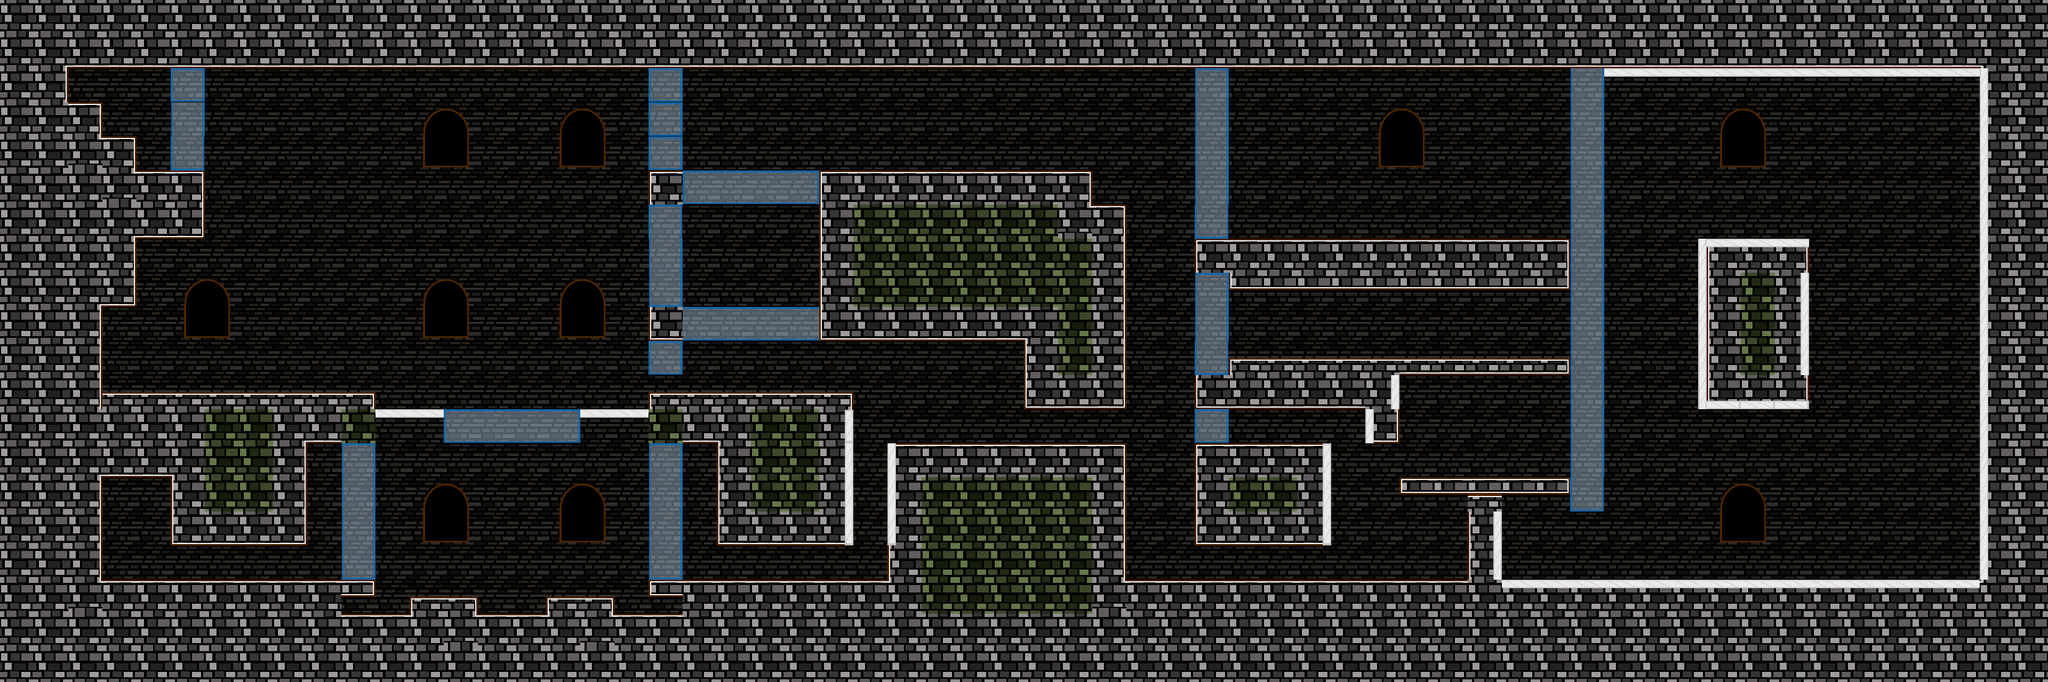

This is a level from a 2D game, rendered from its Tiled map with the project's own tilesets. A one-line summary and the map file follow, with tile-layer data summarised:
An orthogonal 60x20 tile map with 64x64 px tiles, 6 tile layers (background, midground, foreground, half_tiles, ...) and 33 objects.

<map version="1.0" orientation="orthogonal" width="60" height="20" tilewidth="64" tileheight="64">
 <tileset firstgid="1" name="brick_tiles" tilewidth="64" tileheight="64">
  <image source="../tilesets/brick_tiles.png" width="576" height="512" />
 </tileset>
 <layer name="background" width="60" height="20">
  <properties>
   <property name="nocollides" value="true" />
   <property name="tileset" value="brick_tiles" />
  </properties>
  <data>[1200 cells, 1200 non-empty, 6 distinct tile ids]</data>
 </layer>
 <layer name="midground" width="60" height="20">
  <properties>
   <property name="tileset" value="brick_tiles" />
  </properties>
  <data>[1200 cells, 559 non-empty, 21 distinct tile ids]</data>
 </layer>
 <layer name="foreground" width="60" height="20">
  <properties>
   <property name="tileset" value="brick_tiles" />
  </properties>
  <data>[1200 cells, 1 non-empty, 1 distinct tile ids]</data>
 </layer>
 <layer name="half_tiles" width="60" height="20">
  <properties>
   <property name="nocollides" value="true" />
   <property name="tileset" value="brick_tiles" />
  </properties>
  <data>[1200 cells, 26 non-empty, 11 distinct tile ids]</data>
 </layer>
 <layer name="glassLayer" width="60" height="20">
  <properties>
   <property name="tileset" value="brick_tiles" />
  </properties>
  <data>[1200 cells, 57 non-empty, 5 distinct tile ids]</data>
 </layer>
 <layer name="mirrors" width="60" height="20">
  <properties>
   <property name="tileset" value="brick_tiles" />
  </properties>
  <data>[1200 cells, 67 non-empty, 8 distinct tile ids]</data>
 </layer>
 <objectgroup name="ratSpawns" width="60" height="20">
  <object x="1288" y="1026" width="52" height="54" />
  <object x="154" y="136" width="58" height="50" />
  <object x="1362" y="258" width="70" height="58" />
  <object x="1372" y="672" width="70" height="58" />
  <object x="2624" y="828" width="74" height="66" />
  <object x="2126" y="1022" width="74" height="62" />
  <object x="2576" y="370" width="74" height="76" />
  <object x="2868" y="610" width="62" height="56" />
  <object x="1670" y="772" width="66" height="56" />
 </objectgroup>
 <objectgroup name="playerSpawn" width="60" height="20">
  <properties>
   <property name="" value="" />
  </properties>
  <object x="190" y="956" width="134" height="132">
   <properties>
    <property name="type" value="Rat" />
   </properties>
  </object>
 </objectgroup>
 <objectgroup name="end" width="60" height="20">
  <object x="2561" y="547" width="123" height="124">
   <properties>
    <property name="next" value="level_1" />
   </properties>
  </object>
 </objectgroup>
 <objectgroup name="otherCollidables" width="60" height="20">
  <object x="2309" y="512" width="632" height="29" />
  <object x="2309" y="675" width="633" height="25" />
  <object x="2627" y="897" width="316" height="27" />
 </objectgroup>
 <objectgroup name="mirrorDown" width="60" height="20">
  <object x="1088" y="755" width="128" height="20" />
  <object x="704" y="760" width="129" height="17" />
  <object x="3206" y="436" width="184" height="28" />
  <object x="2814" y="1080" width="901" height="23" />
 </objectgroup>
 <objectgroup name="mirrorUp" width="60" height="20">
  <object x="704" y="778" width="128" height="20" />
  <object x="1088" y="778" width="130" height="17" />
  <object x="3198" y="754" width="194" height="24" />
  <object x="3006" y="126" width="696" height="26" />
 </objectgroup>
 <objectgroup name="mirrorLeft" width="60" height="20">
  <object x="1591" y="737" width="17" height="283" />
  <object x="2484" y="832" width="19" height="195" />
  <object x="2805" y="965" width="17" height="123" />
  <object x="2617" y="707" width="17" height="61" />
  <object x="3380" y="465" width="20" height="288" />
 </objectgroup>
 <objectgroup name="mirrorRight" width="60" height="20">
  <object x="1661" y="832" width="17" height="192" />
  <object x="2555" y="771" width="16" height="59" />
  <object x="3702" y="130" width="22" height="956" />
  <object x="3176" y="450" width="19" height="319" />
 </objectgroup>
 <objectgroup name="floor" width="60" height="20">
  <object x="196" y="738" width="506" height="6" />
 </objectgroup>
 <objectgroup name="wallGrip" width="60" height="20">
  <object x="184" y="568" width="20" height="168" />
 </objectgroup>
</map>
